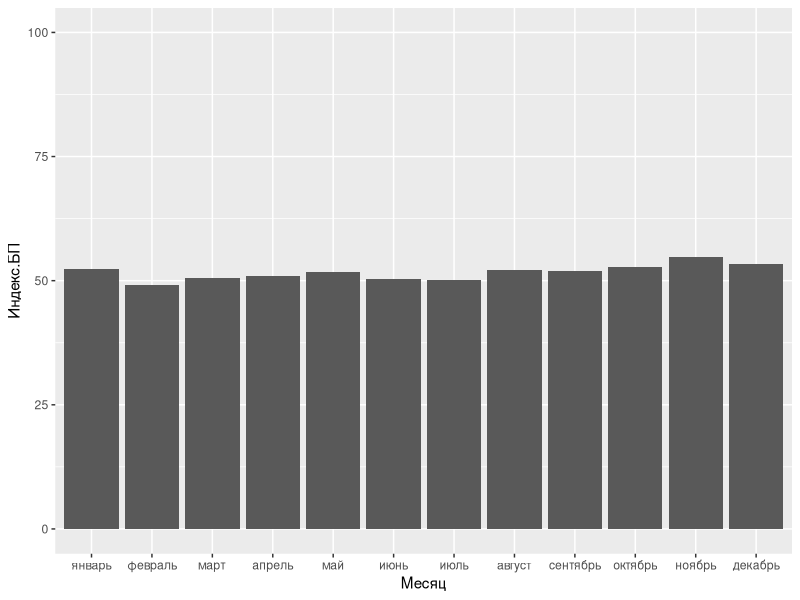
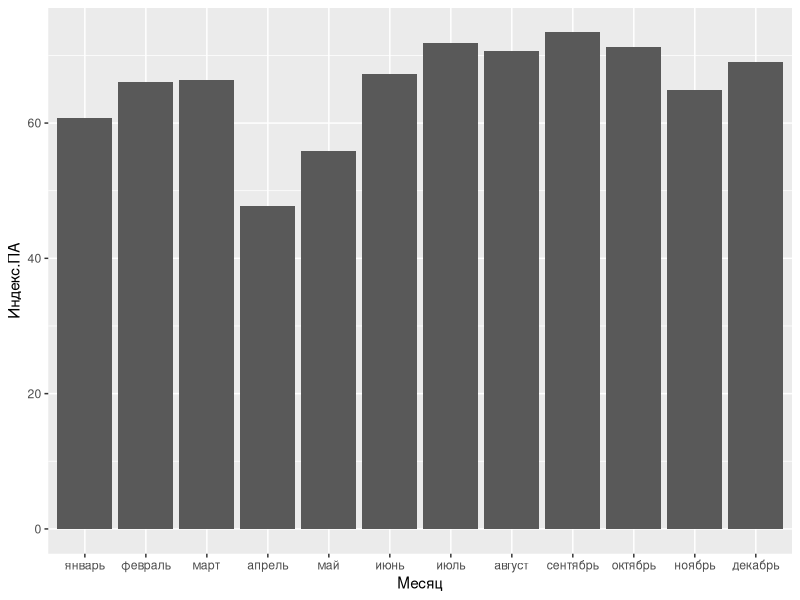
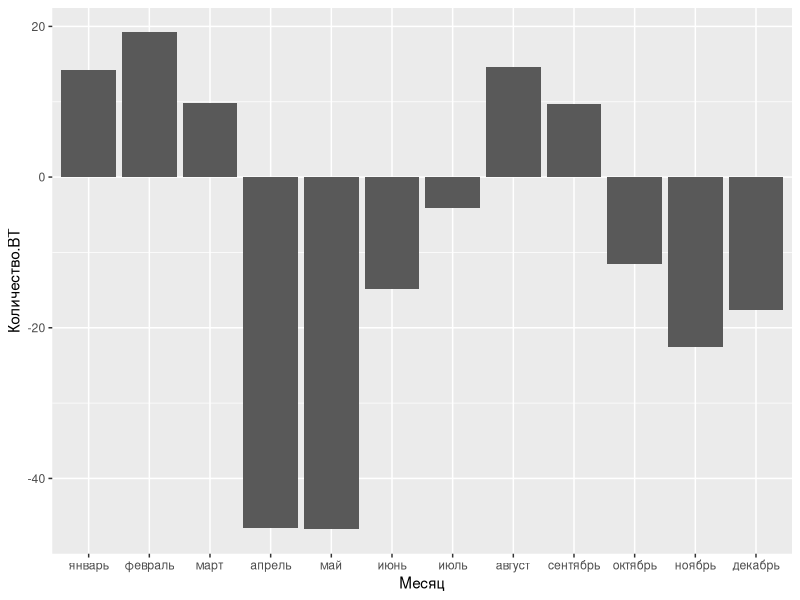

Here is the R script that generated these plots, in order:
setwd('/Users/yadonistroman/Documents/GitHub/trustus-r/data')
library(tidyverse)
library(readxl)
df <- read_excel('total.xlsx')


df_for_hist <- df %>% group_by(Месяц) %>% summarise(Индекс.БП = round(mean(Индекс.БП), 1),
                                                    Индекс.ПА = round(mean(Индекс.ПА), 1),
                                                    Количество.ВТ = round(mean(Количество.ВТ), 1))

df_for_hist$Месяц <- factor(df_for_hist$Месяц, levels = c('январь', 'февраль', 'март', 'апрель', 'май', 'июнь', 
                                                          'июль', 'август', 'сентябрь', 'октябрь', 'ноябрь', 'декабрь'))

ggplot(data = df_for_hist, aes(x = Месяц, y = Индекс.БП)) + geom_col() + ylim(0, 100) 

ggplot(data = df_for_hist, aes(x = Месяц, y = Индекс.ПА)) + geom_col()

ggplot(data = df_for_hist, aes(x = Месяц, y = Количество.ВТ)) + geom_col()


BP <- ggplot(data = df, aes(y = Индекс.БП)) + geom_boxplot() + facet_wrap(~Месяц)
str(BP)
BP$layers$geom$extra_params
?geom_boxplot

extra <- function(data) {
  iqr <- IQR(data)
  q1 <- quantile(data, 0.25)
  q3 <- quantile(data, 0.75)
  lower_b <- q1 - 1.5 * iqr
  upper_b <- q3 + 1.5 * iqr
  return(c(lower_b, upper_b))
}

test_pa <- extra(df$Индекс.ПА)
df_out_index_pa <- df[df$Индекс.ПА < test_pa[1] | df$Индекс.ПА > test_pa[2], ]

test_bp <- extra(df$Индекс.БП)
df_out_index_bp <- df[df$Индекс.БП < test_bp[1] | df$Индекс.БП > test_bp[2], ]

test_vt <- extra(df$Количество.ВТ)
df_out_count_vt <- df[df$Количество.ВТ < test_vt[1] | df$Количество.ВТ > test_vt[2], ]

df_top_pa <- df %>% 
  group_by(Регион) %>% 
  summarise(`Индекс.ПА` = round(mean(Индекс.ПА), 1))

df_top_pa <- arrange(df_top_pa, desc(Индекс.ПА)) %>% top_n(30)

df_top_bp <- df %>% 
  group_by(Регион) %>% 
  summarise(`Индекс.БП` = round(mean(Индекс.БП), 1))

df_top_bp <- arrange(df_top_bp, desc(Индекс.БП)) %>% top_n(30)

df_top_bp_pa <- inner_join(df_top_bp, df_top_pa, by = 'Регион')

df_top <- df[df$Регион %in% df_top_bp_pa$Регион, ]

df_top <- df_top[df_top$Количество.ВТ > 0, ]

target_v <- c('калининградская область', 'камчатский край', 'кировская область', 'нижегородская область')
df_final <- df[df$Регион %in% target_v, ]
